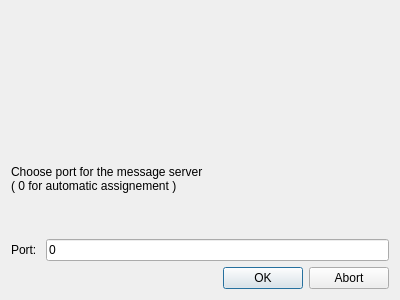
<?xml version="1.0" encoding="UTF-8"?>
<ui version="4.0">
 <class>ChoosePortDialog</class>
 <widget class="QDialog" name="ChoosePortDialog">
  <property name="geometry">
   <rect>
    <x>0</x>
    <y>0</y>
    <width>400</width>
    <height>300</height>
   </rect>
  </property>
  <property name="windowTitle">
   <string>Dialog</string>
  </property>
  <layout class="QVBoxLayout" name="verticalLayout">
   <item>
    <widget class="QLabel" name="error">
     <property name="styleSheet">
      <string notr="true">font-weight: bold;</string>
     </property>
     <property name="text">
      <string>&lt;error&gt;</string>
     </property>
    </widget>
   </item>
   <item>
    <widget class="QLabel" name="message">
     <property name="text">
      <string>Choose port for the message server
( 0 for automatic assignement )</string>
     </property>
    </widget>
   </item>
   <item>
    <layout class="QHBoxLayout" name="horizontalLayout">
     <item>
      <widget class="QLabel" name="label">
       <property name="text">
        <string>Port: </string>
       </property>
      </widget>
     </item>
     <item>
      <widget class="QLineEdit" name="port">
       <property name="text">
        <string>0</string>
       </property>
       <property name="maxLength">
        <number>5</number>
       </property>
      </widget>
     </item>
    </layout>
   </item>
   <item>
    <widget class="QDialogButtonBox" name="buttonBox">
     <property name="orientation">
      <enum>Qt::Horizontal</enum>
     </property>
     <property name="standardButtons">
      <set>QDialogButtonBox::Abort|QDialogButtonBox::Ok</set>
     </property>
    </widget>
   </item>
  </layout>
 </widget>
 <resources/>
 <connections>
  <connection>
   <sender>buttonBox</sender>
   <signal>accepted()</signal>
   <receiver>ChoosePortDialog</receiver>
   <slot>accept()</slot>
   <hints>
    <hint type="sourcelabel">
     <x>248</x>
     <y>254</y>
    </hint>
    <hint type="destinationlabel">
     <x>157</x>
     <y>274</y>
    </hint>
   </hints>
  </connection>
  <connection>
   <sender>buttonBox</sender>
   <signal>rejected()</signal>
   <receiver>ChoosePortDialog</receiver>
   <slot>reject()</slot>
   <hints>
    <hint type="sourcelabel">
     <x>316</x>
     <y>260</y>
    </hint>
    <hint type="destinationlabel">
     <x>286</x>
     <y>274</y>
    </hint>
   </hints>
  </connection>
 </connections>
</ui>
